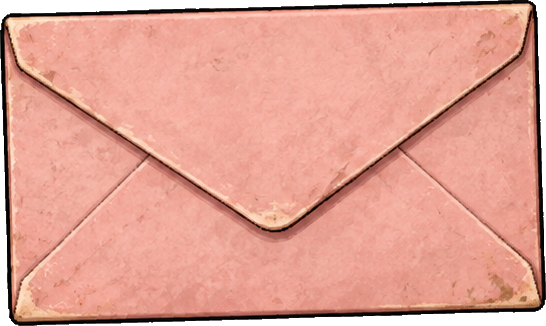
#> input picture art/chapter01/letter/pink-envelope-v1.png, 546 x 326 px, given in place of letter-props-source-v1.png, which was not available
$ python prepare-ch01-expedition.py
#> lines starting #> are read from the running program, lines starting #| are printed output that depends on the picture; after the words box and inside, x2 and y2 are one past the last pixel; in counts of white or black regions, pixels touching at a corner belong together; pictures that were not available may be replaced by others from this repository, and a replacement may not be noted
#> further down, src is the input picture: PIL image 546x326 RGBA; mean R, G, B, A 223.2, 159.5, 145.2, 240.3
### LIVE49/tools/asset_cutout.py
"""Local pixel-preserving cutout helpers; user authorized this workflow."""
from PIL import Image,ImageDraw
import numpy as np

# [9 lines left out: function polygon_cut, not called in this run]

def gray_backdrop_cut(image,rect,holes=()):
#> called with holes = ()
    x,y,w,h=rect
    crop=image.convert('RGB').crop((x,y,x+w,y+h));a=np.array(crop).astype(np.int16)
#> after `crop = image.convert('RGB').crop((x, y, x + w, y + h))`:
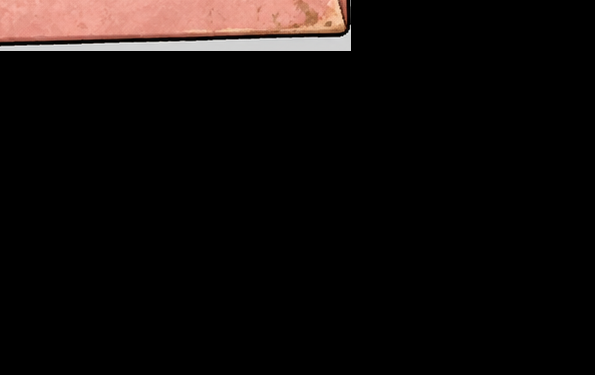
#> crop: PIL image 595x375 RGB; mean R, G, B 16.3, 12.1, 11
    lo=a.min(axis=2);hi=a.max(axis=2);chroma=hi-lo
#> after `lo = a.min(axis=2)`:
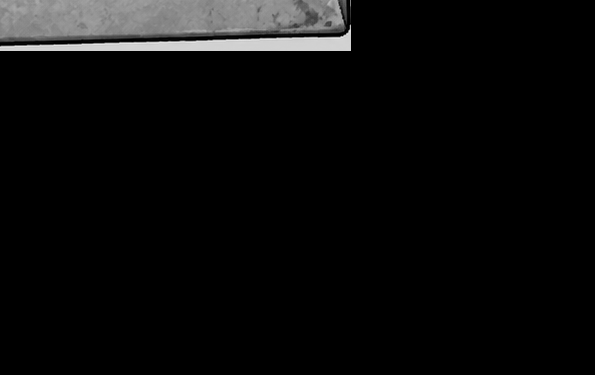
#> lo: shape (375, 595) int16; min 0, max 233, mean 11
#> after `hi = a.max(axis=2)`:
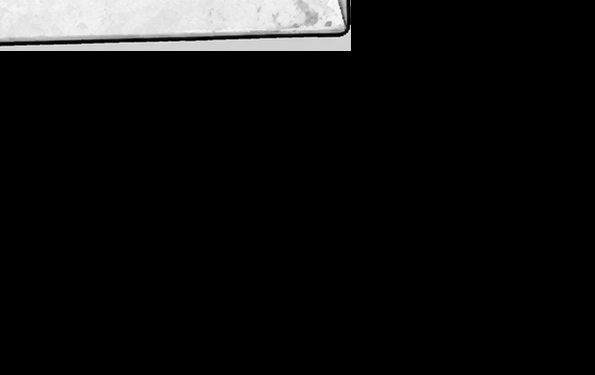
#> hi: shape (375, 595) int16; min 0, max 254, mean 16.3
#> after `chroma = hi - lo`:
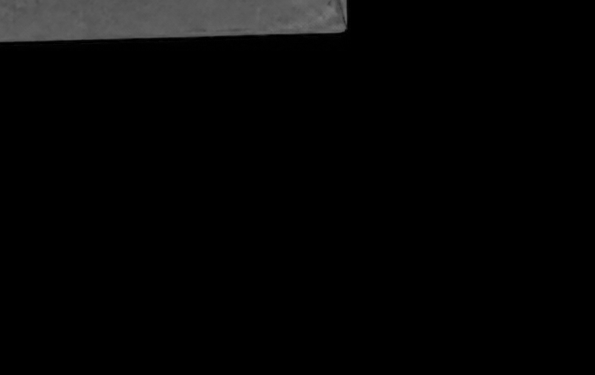
#> chroma: shape (375, 595) int16; min 0, max 118, mean 5.3
    candidate=(chroma<16)&(lo>130)
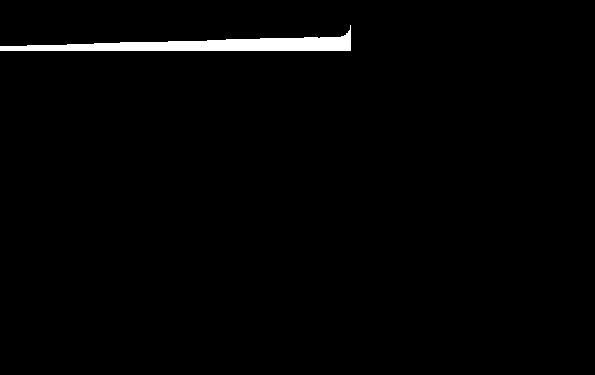
#> candidate: shape (375, 595) bool; 1.6% white; 1 white region, box (x1, y1, x2, y2) and area: (0, 25, 351, 51) 3479
    regions=Image.fromarray(candidate.astype(np.uint8)).copy()
    # Flood only the exterior and explicitly inspected holes. Eye highlights stay.
    for px,py in [(0,0),(w-1,0),(0,h-1),(w-1,h-1)]+[(int(px-x),int(py-y)) for px,py in holes]:
        if 0<=px<w and 0<=py<h and regions.getpixel((px,py))==1:
            ImageDraw.floodfill(regions,(px,py),2)
    remove=np.array(regions)==2
#> remove: shape (375, 595) bool; every value is 0
    alpha=np.where(remove,0,255).astype(np.uint8)
#> alpha: shape (375, 595); every value is 255
    component=Image.fromarray((alpha>0).astype(np.uint8)).copy()
#> component: PIL image 595x375 L; every value is 1
    yy,xx=np.where(alpha>0)
    if len(xx)==0:raise ValueError('No foreground found')
    nearest=np.argmin((xx-w/2)**2+(yy-h/2)**2)
#> nearest = 111562
    ImageDraw.floodfill(component,(int(xx[nearest]),int(yy[nearest])),2)
#> component: PIL image 595x375 L; every value is 2
    alpha=np.where(np.array(component)==2,alpha,0).astype(np.uint8)
    out=crop.convert('RGBA');out.putalpha(Image.fromarray(alpha))
    bbox=out.getchannel('A').getbbox()
#> bbox = (0, 0, 595, 375)
    if not bbox:raise ValueError('No foreground found')
    out=out.crop(bbox)
    return out,[x+bbox[0],y+bbox[1],out.width,out.height]

def inspect_asset(asset,output,name):
    assert asset.mode=='RGBA' and asset.getchannel('A').getextrema()==(0,255),name
    output.mkdir(exist_ok=True,parents=True)
    for color,suffix in [('#263943','dark'),('#eee5d4','light')]:
        panel=Image.new('RGBA',asset.size,color);panel.alpha_composite(asset)
        panel.thumbnail((680,550));panel.save(output/(name+'-'+suffix+'.png'))

# [8 lines left out: function trim_warm_backdrop, not called in this run]

### LIVE49/tools/prepare-ch01-expedition.py
from pathlib import Path
import json
from PIL import Image
from asset_cutout import gray_backdrop_cut,polygon_cut,inspect_asset
ROOT=Path(__file__).resolve().parents[1]
OUT=ROOT/'art/chapter01/letter'
src=Image.open(OUT/'letter-props-source-v1.png')
records=[]
for name,rect in [('pink-envelope',[195,275,595,375]),('pink-stationery',[890,75,610,780])]:
    asset,actual=gray_backdrop_cut(src,rect)
#> actual = [195, 275, 595, 375]
    asset.save(OUT/(name+'-v1.png'));inspect_asset(asset,OUT/'qa',name)
#> (the run stopped early here; a loop or call above may not have finished)
